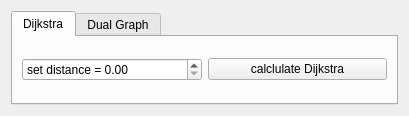
<?xml version="1.0" encoding="UTF-8"?>
<ui version="4.0">
 <class>MastersThesisToolbarBase</class>
 <widget class="QWidget" name="MastersThesisToolbarBase">
  <property name="geometry">
   <rect>
    <x>0</x>
    <y>0</y>
    <width>409</width>
    <height>116</height>
   </rect>
  </property>
  <property name="windowTitle">
   <string>MT</string>
  </property>
  <layout class="QGridLayout" name="gridLayout">
   <item row="0" column="1">
    <widget class="QTabWidget" name="tabWidget">
     <property name="currentIndex">
      <number>0</number>
     </property>
     <widget class="QWidget" name="Dijkstra">
      <property name="enabled">
       <bool>true</bool>
      </property>
      <attribute name="title">
       <string>Dijkstra</string>
      </attribute>
      <layout class="QGridLayout" name="gridLayout_3">
       <item row="0" column="0">
        <widget class="QDoubleSpinBox" name="dijkstra_distance">
         <property name="prefix">
          <string>set distance = </string>
         </property>
         <property name="suffix">
          <string/>
         </property>
        </widget>
       </item>
       <item row="0" column="1">
        <widget class="QPushButton" name="get_selection">
         <property name="text">
          <string>calclulate Dijkstra</string>
         </property>
        </widget>
       </item>
      </layout>
     </widget>
     <widget class="QWidget" name="DualG">
      <attribute name="title">
       <string>Dual Graph</string>
      </attribute>
      <layout class="QGridLayout" name="gridLayout_2">
       <item row="0" column="0">
        <widget class="QPushButton" name="getDualGraph">
         <property name="text">
          <string>Dual Graph</string>
         </property>
        </widget>
       </item>
      </layout>
     </widget>
    </widget>
   </item>
  </layout>
 </widget>
 <resources/>
 <connections/>
</ui>
